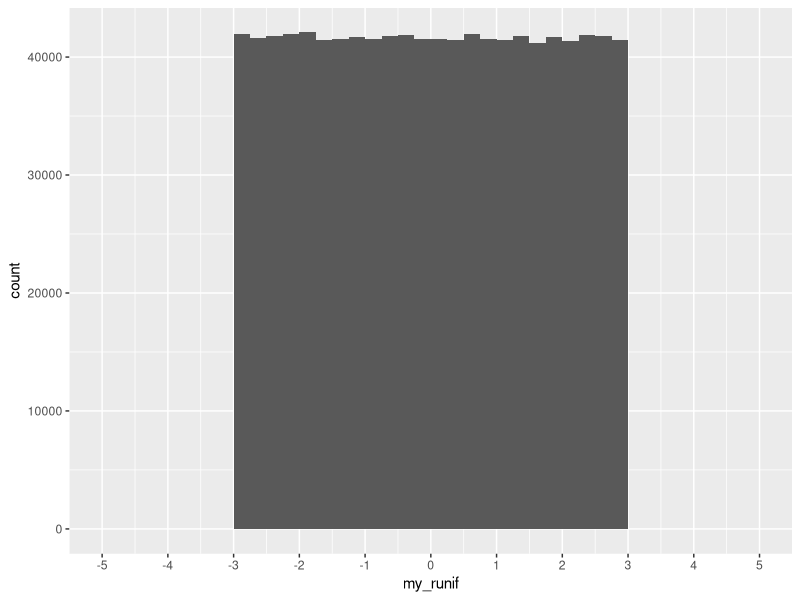
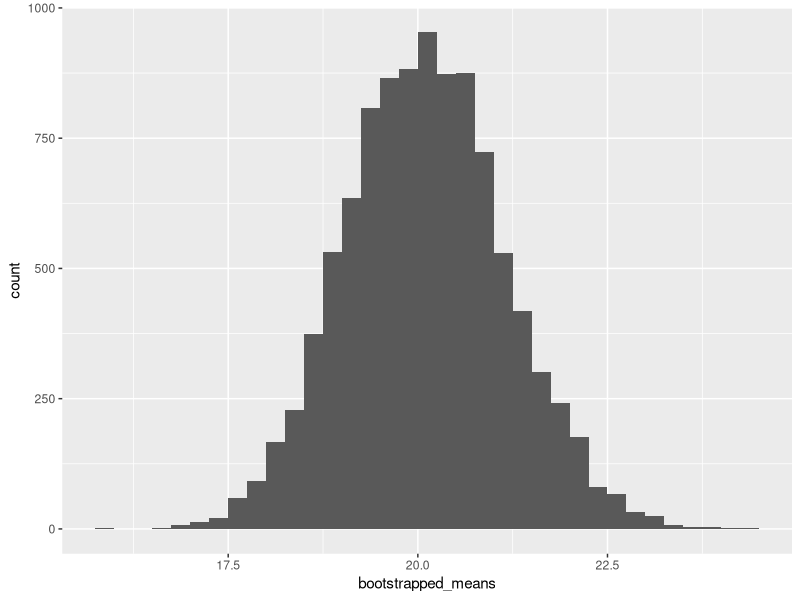

Here is the R script that generated these plots, in order:
## ---- chunk 1
my_mtcars <- mtcars
## ---- chunk 2
#| message: false
library(tidyverse)
## ---- chunk 3
sample(my_mtcars$mpg, size = 1)
## ---- chunk 4
sample(my_mtcars$mpg, size = 1)
## ---- chunk 5
sample(my_mtcars$mpg, size = 1)
## ---- chunk 6
set.seed(123)
sample(my_mtcars$mpg, size = 1)
## ---- chunk 7
set.seed(12)
sample(c("Banana", "Apple", "Orange"), size = 3, replace = T)
## ---- chunk 8
sample(my_mtcars$mpg, size = 100, replace = T)
## ---- chunk 9
my_mtcars |> 
  slice_sample(n = 2) # a number of rows
## ---- chunk 10
my_mtcars |> 
  slice_sample(prop = 0.5) # a proportion of rows
## ---- chunk 11
set.seed(123)
my_mtcars |> 
  slice_sample(prop = 0.5)
## ---- chunk 12
set.seed(123)
my_mtcars |> 
  slice_sample(prop = 1, replace = T)
## ---- chunk 13
runif(n = 20, min = -3, max = 3)
## ---- chunk 14
set.seed(123)
my_runif <- runif(n = 1000000, min = -3, max = 3)
## ---- chunk 15
ggplot(data.frame(my_runif), aes(x = my_runif)) +
  geom_histogram(binwidth = 0.25, boundary = 0, closed = "right") +
  scale_x_continuous(breaks = seq(-5, 5, 1), limits = c(-5, 5))
## ---- chunk 16
rbinom(n = 20, size = 100, prob = 0.5)
## ---- chunk 17
rbinom(n = 20, size = 100, prob = 0.9)
## ---- chunk 18
rnorm(n = 20, mean = 0, sd = 1)
## ---- chunk 19
for (i in 1:10){
  print(i)
}
## ---- chunk 20
bootstrapped_means <- vector(mode = "numeric", length = 10000)
for (i in 1:10000){
  m <- my_mtcars |> slice_sample(prop = 1, replace = T)
  bootstrapped_means[i] <- mean(m$mpg)
}
## ---- chunk 21
ggplot(data.frame(bootstrapped_means), aes(x = bootstrapped_means)) +
  geom_histogram(binwidth = 0.25, boundary = 0, closed = "right")
